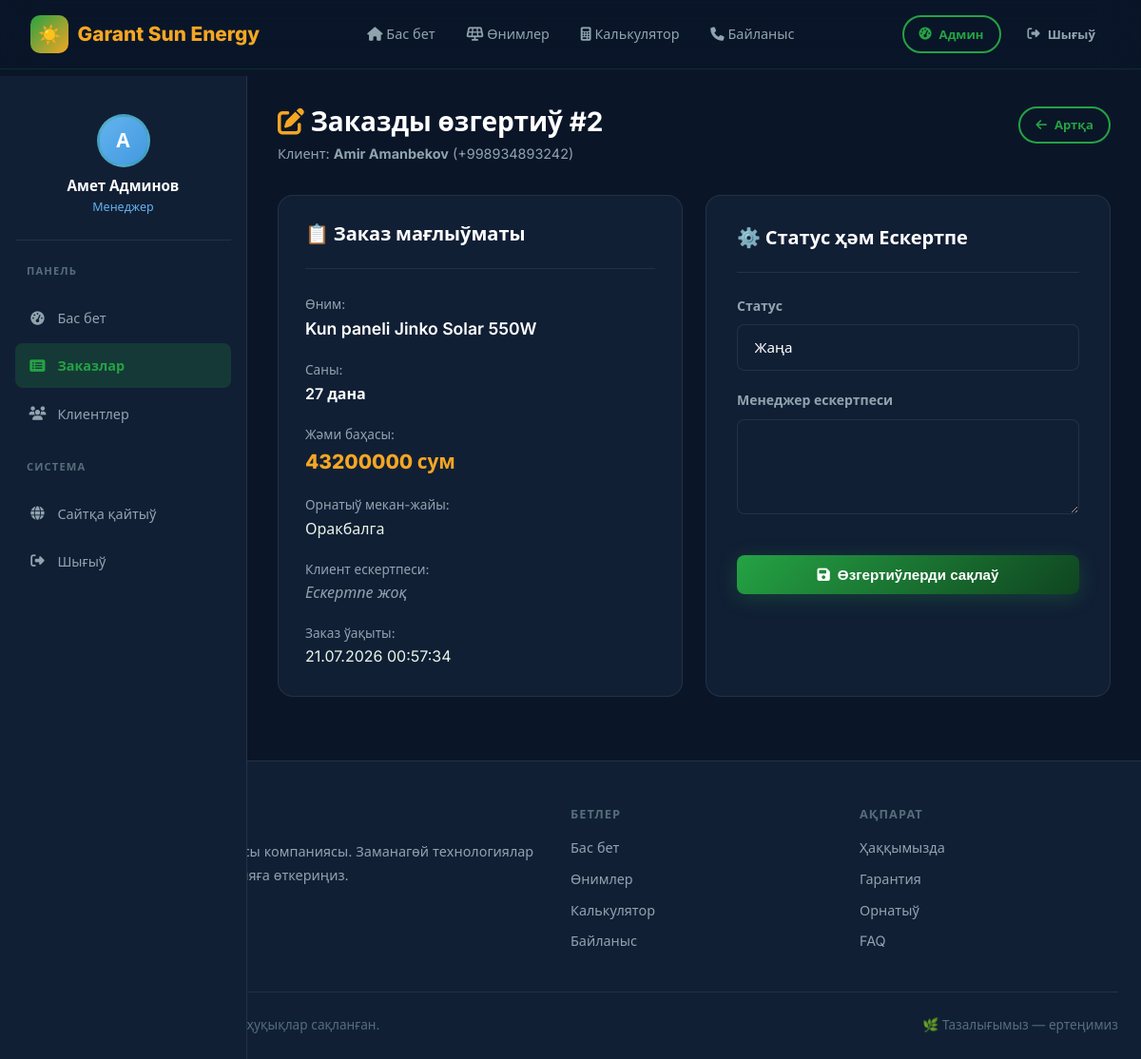
Screenshot of /manager/orders/2/update/ (signed in) with the database file from the repository.
### core/models.py (models this page shows, shortened)
class CustomUser(AbstractUser):
    ROLE_CHOICES = [
        ('user', 'Пайдаланыўшы'),
        ('manager', 'Менеджер'),
        ('admin', 'Админ'),
    ]
    phone = models.CharField(
        max_length=20,
        blank=True,
        null=True,
        verbose_name='Телефон номер'
    )
    role = models.CharField(
        max_length=10,
        choices=ROLE_CHOICES,
        default='user',
        verbose_name='Роль'
    )
    address = models.TextField(
        blank=True,
        null=True,
        verbose_name='Мекан-жайы'
    )
    created_at = models.DateTimeField(auto_now_add=True, verbose_name='Дизимнен өткен ўақты')
    class Meta:
        verbose_name = 'Пайдаланыўшы'
        verbose_name_plural = 'Пайдаланыўшылар'

class Order(models.Model):
    STATUS_CHOICES = [
        ('new', 'Жаңа'),
        ('accepted', 'Қабыл алынды'),
        ('contacted', 'Клиент пенен байланысылды'),
        ('scheduled', 'Монтаж белгиленди'),
        ('installing', 'Орнатылмақта'),
        ('completed', 'Жуўмақланды'),
        ('cancelled', 'Бийкар етилди'),
    ]
    STATUS_KK = {
        'new': 'Жаңа',
        'accepted': 'Қабыл алынды',
        'contacted': 'Клиент пенен байланысылды',
        'scheduled': 'Монтаж белгиленди',
        'installing': 'Орнатылмақта',
        'completed': 'Жуўмақланды',
        'cancelled': 'Бийкар етилди',
    }
    user = models.ForeignKey(
        CustomUser,
        on_delete=models.CASCADE,
        related_name='orders',
        verbose_name='Пайдаланыўшы'
    )
    product = models.ForeignKey(
        Product,
        on_delete=models.SET_NULL,
        null=True,
        related_name='orders',
        verbose_name='Өним'
    )
    quantity = models.PositiveIntegerField(default=1, verbose_name='Саны')
    status = models.CharField(
        max_length=20,
        choices=STATUS_CHOICES,
        default='new',
        verbose_name='Статус'
    )
    notes = models.TextField(blank=True, null=True, verbose_name='Ескертпелер')
    manager_notes = models.TextField(blank=True, null=True, verbose_name='Менеджер ескертпеси')
    address = models.TextField(blank=True, null=True, verbose_name='Орнатыў мекан-жайы')
    total_price = models.DecimalField(
        max_digits=14,
        decimal_places=0,
        null=True,
        blank=True,
        verbose_name='Жәми баҳасы'
    )
    created_at = models.DateTimeField(auto_now_add=True, verbose_name='Жасалған ўақты')
    updated_at = models.DateTimeField(auto_now=True, verbose_name='Өзгертилген ўақты')
    class Meta:
        verbose_name = 'Заказ'
        verbose_name_plural = 'Заказлар'
        ordering = ['-created_at']

class Product(models.Model):
    CATEGORY_CHOICES = [
        ('panel', 'Күн панели'),
        ('battery', 'Батарея'),
        ('inverter', 'Инвертор'),
        ('kit', 'Толық жынаят'),
        ('other', 'Басқа'),
    ]
    title_kk = models.CharField(max_length=200, verbose_name='Аты (КҚ)')
    description_kk = models.TextField(verbose_name='Баянлама (КҚ)')
    category = models.CharField(
        max_length=20,
        choices=CATEGORY_CHOICES,
        default='panel',
        verbose_name='Категория'
    )
    price = models.DecimalField(
        max_digits=12,
        decimal_places=0,
        verbose_name='Баҳасы (сум)'
    )
    power_kw = models.DecimalField(
        max_digits=6,
        decimal_places=2,
        null=True,
        blank=True,
        verbose_name='Қуўаты (кВт)'
    )
    image = models.ImageField(
        upload_to='products/',
        null=True,
        blank=True,
        verbose_name='Сүрет'
    )
    is_active = models.BooleanField(default=True, verbose_name='Жарамлы')
    created_at = models.DateTimeField(auto_now_add=True, verbose_name='Қосылған ўақты')
    updated_at = models.DateTimeField(auto_now=True, verbose_name='Өзгертилген ўақты')
    class Meta:
        verbose_name = 'Өним'
        verbose_name_plural = 'Өнимлер'
        ordering = ['-created_at']

### core/views.py (the view)
# urls.py: path('manager/orders/<int:pk>/update/', views.manager_order_update, name='manager_order_update'),
@role_required('manager', 'admin')
def manager_order_update(request, pk):
    order = get_object_or_404(Order, pk=pk)
    form = ManagerOrderUpdateForm(instance=order)
    if request.method == 'POST':
        form = ManagerOrderUpdateForm(request.POST, instance=order)
        if form.is_valid():
            form.save()
            messages.success(request, f'✅ Заказ #{pk} статусы жаңаланды!')
            return redirect('manager_orders')
    return render(request, 'manager/order_update.html', {'form': form, 'order': order})

### core/forms.py
class ManagerOrderUpdateForm(forms.ModelForm):
    class Meta:
        model = Order
        fields = ['status', 'manager_notes']
        labels = {
            'status': 'Статус',
            'manager_notes': 'Менеджер ескертпеси',
        }
        widgets = {
            'manager_notes': forms.Textarea(attrs={'rows': 3}),
        }

### templates/manager/order_update.html (shortened to what this page needs)
{% extends 'manager/base_manager.html' %}
{% block mgr_content %}
<div class="page-header">
  <div>
    <h1><i class="fas fa-edit text-gold"></i> Заказды өзгертиў #{{ order.pk }}</h1>
    <p>Клиент: <strong>{{ order.user.get_full_name|default:order.user.username }}</strong> ({{ order.user.phone|default:"Телефонсыз" }})</p>
  </div>
  <a href="{% url 'manager_orders' %}" class="btn btn-outline btn-sm">
    <i class="fas fa-arrow-left"></i> Артқа
  </a>
</div>
<div class="grid-2">
  <div class="card">
    <h3 class="text-white mb-2">📋 Заказ мағлыўматы</h3>
    <div class="divider"></div>
    <div style="display:flex; flex-direction:column; gap:1rem;">
      <div>
        <span class="text-muted" style="font-size:0.85rem;">Өним:</span>
        <div style="font-weight:600; color:var(--white); font-size:1.1rem;">{{ order.product.title_kk|default:"Өним өширилген" }}</div>
      </div>
      <div>
        <span class="text-muted" style="font-size:0.85rem;">Саны:</span>
        <div style="font-weight:600; color:var(--white);">{{ order.quantity }} дана</div>
      </div>
      <div>
        <span class="text-muted" style="font-size:0.85rem;">Жәми баҳасы:</span>
        <div style="font-weight:800; color:var(--gold); font-size:1.3rem;">{{ order.total_price|floatformat:0 }} сум</div>
      </div>
      <div>
        <span class="text-muted" style="font-size:0.85rem;">Орнатыў мекан-жайы:</span>
        <div style="color:var(--text-primary);">{{ order.address|default:"Көрсетилмеген" }}</div>
      </div>
      <div>
        <span class="text-muted" style="font-size:0.85rem;">Клиент ескертпеси:</span>
        <div style="color:var(--text-secondary); font-style:italic;">{{ order.notes|default:"Ескертпе жоқ" }}</div>
      </div>
      <div>
        <span class="text-muted" style="font-size:0.85rem;">Заказ ўақыты:</span>
        <div>{{ order.created_at|date:"d.m.Y H:i:s" }}</div>
      </div>
    </div>
  </div>
  <div class="form-card">
    <h3 class="text-white mb-2">⚙️ Статус ҳәм Ескертпе</h3>
    <div class="divider"></div>
    <form method="post" action="" data-loading>
      <div class="form-group">
        <label class="form-label">{{ form.status.label }}</label>
        {{ form.status }}
      </div>
      <div class="form-group">
        <label class="form-label">{{ form.manager_notes.label }}</label>
        {{ form.manager_notes }}
      </div>
      <button type="submit" class="btn btn-primary btn-block" style="border-radius:8px; margin-top:1rem;">
        <i class="fas fa-save"></i> Өзгертиўлерди сақлаў
      </button>
    </form>
  </div>
</div>
{% endblock %}

### templates/manager/base_manager.html (shortened to what this page needs)
{% extends 'base.html' %}
{% block content %}
<div class="dashboard-layout">
  <aside class="sidebar" id="sidebar">
    <div style="text-align:center;padding:1rem 0.5rem 1.5rem;border-bottom:1px solid var(--border-light);margin-bottom:0.5rem;">
      <div class="profile-avatar" style="width:56px;height:56px;font-size:1.3rem;margin-bottom:0.5rem;background:linear-gradient(135deg,#63b3ed,#4299e1);">
        {{ user.first_name|first|default:user.username|first|upper }}
      </div>
      <div style="font-weight:600;color:var(--white);font-size:0.95rem;">{{ user.get_full_name|default:user.username }}</div>
      <div style="font-size:0.78rem;color:#63b3ed;">Менеджер</div>
    </div>
    <div class="sidebar-title">Панель</div>
    <a href="{% url 'manager_dashboard' %}" class="sidebar-link {% if request.resolver_match.url_name == 'manager_dashboard' %}active{% endif %}" id="mgr-home-link">
      <i class="fas fa-tachometer-alt"></i> Бас бет
    </a>
    <a href="{% url 'manager_orders' %}" class="sidebar-link {% if 'orders' in request.path %}active{% endif %}" id="mgr-orders-link">
      <i class="fas fa-list-alt"></i> Заказлар
    </a>
    <a href="{% url 'manager_clients' %}" class="sidebar-link {% if 'clients' in request.path %}active{% endif %}" id="mgr-clients-link">
      <i class="fas fa-users"></i> Клиентлер
    </a>
    <div class="sidebar-title" style="margin-top:1rem;">Система</div>
    <a href="{% url 'home' %}" class="sidebar-link" id="mgr-site-link">
      <i class="fas fa-globe"></i> Сайтқа қайтыў
    </a>
    <a href="{% url 'logout' %}" class="sidebar-link" id="mgr-logout-link">
      <i class="fas fa-sign-out-alt"></i> Шығыў
    </a>
  </aside>
  <main class="main-content">
    {% block mgr_content %}{% endblock %}
  </main>
</div>
{% endblock %}

### rows the page displays
CustomUser: first_name|first "А", get_full_name "Амет Админов"
Order: pk "2", user.get_full_name "Amir Amanbekov", user.phone "+998934893242", product.title_kk "Kun paneli Jinko Solar 550W", quantity "27", total_price "43200000", address "Оракбалга", notes "Ескертпе жоқ", created_at "21.07.2026 00:57:34", status "Жаңа"
